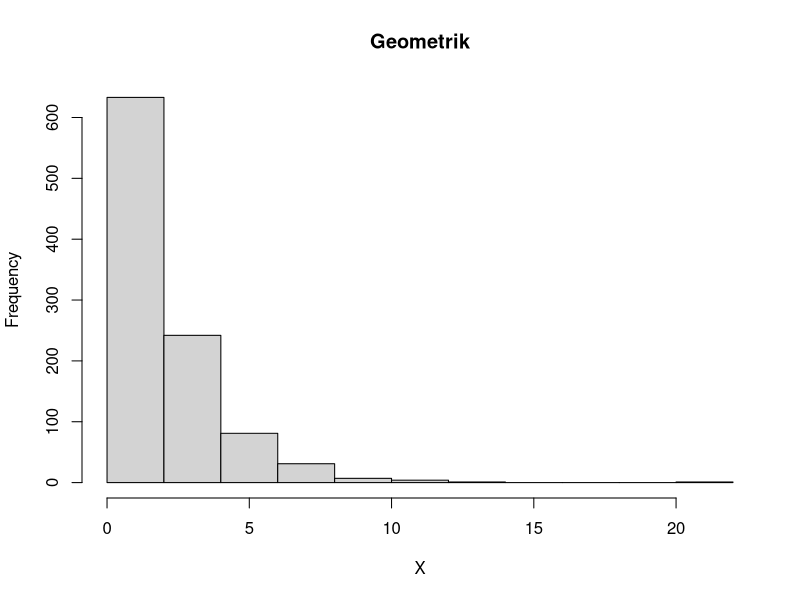
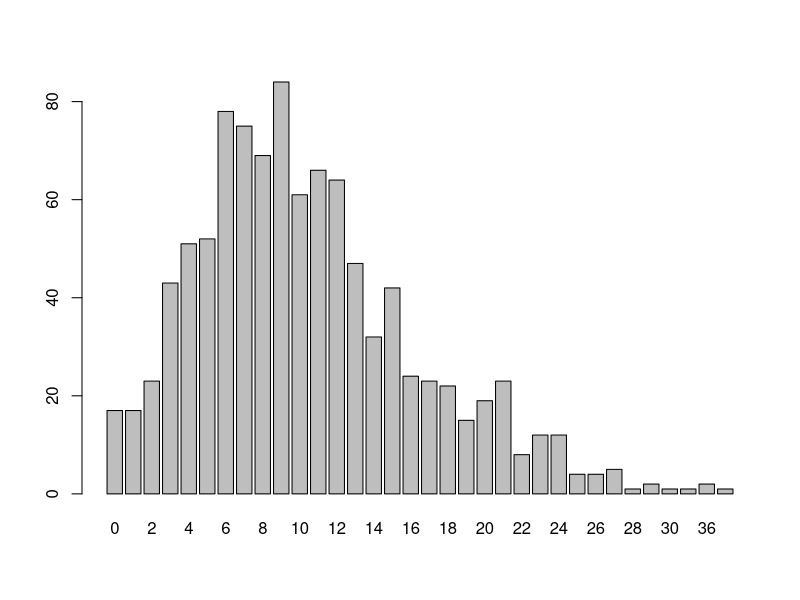
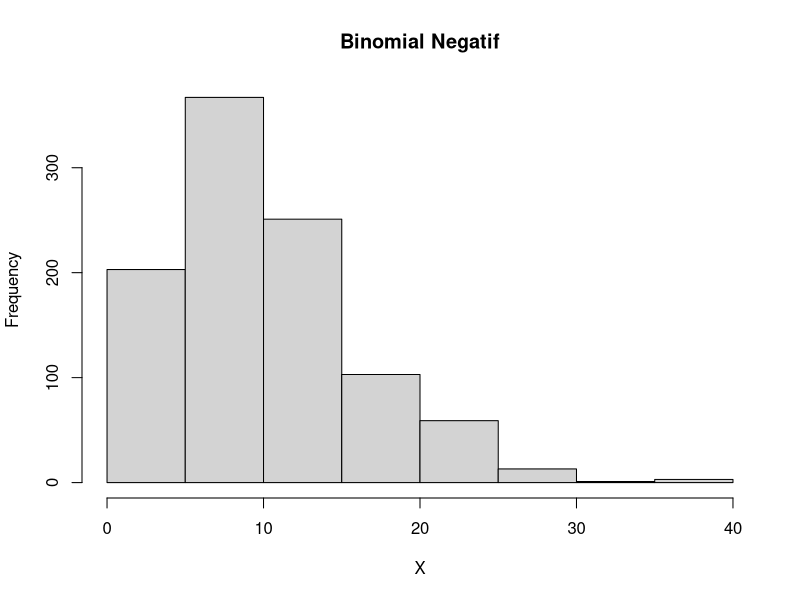

These figures' R source, in order:


# membangkitkan sebaran geometrik
i <- 1000
p <- 0.39
R <- runif(i)
X <- log(1-R)/log(1-p)
hist(X,
     main = "Geometrik")

# membangkitkan sebaran binomial negatif
bn <- function(p,r,i){
  U <- runif(i)
  neg_bin <- NULL
  Fu <- pnbinom(1:i, size = r, p)
  for (z in 1:i) {
    neg_bin[z] <- min(which(U[z] < Fu)) - 1
  }
  table(neg_bin)
  barplot(table(neg_bin))
  hist(neg_bin, 
       main = "Binomial Negatif", 
       xlab = "X")
}
bn(p=0.3, r=5, i=1000) #grafik yang dihasilkan menunjukkan bentuk sebaran binomial negatif